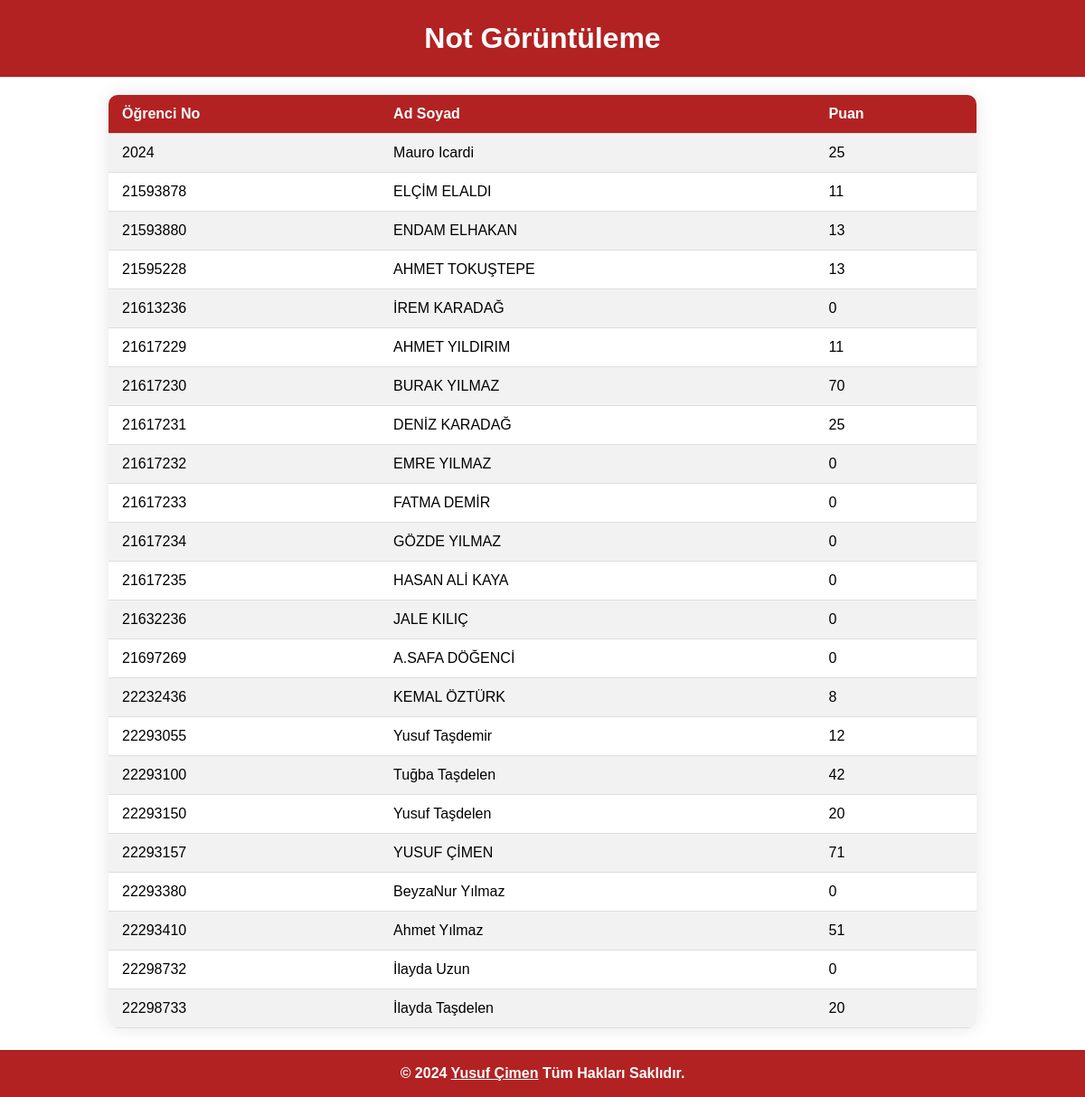
Screenshot of /notGoruntule.php with the database file from the repository.
### tables this page shows
CREATE TABLE `ogrenciler` (
  `Egitim_Ogretim_Donemi` varchar(20) NOT NULL,
  `Ogrenci_No` int(10) NOT NULL,
  `Ogrenci_Ad_Soyad` varchar(50) NOT NULL,
  `Proje_Id` int(11) NOT NULL,
  `Proje_Ad` varchar(150) DEFAULT NULL,
  `Puan` int(11) DEFAULT NULL,
  `Juri_1` varchar(50) NOT NULL,
  `Juri_2` varchar(50) NOT NULL,
  `Juri_3` varchar(50) NOT NULL,
  `Juri_4` varchar(50) NOT NULL
);

### notGoruntule.php (the view, shortened to what this page needs)
<!DOCTYPE html>
<html lang="en">
<head>
</head>
<body>
  <header>
    <h1>Not Görüntüleme</h1>
  </header>
  <main>
    <?php
    include "veritabani.php";
    $komut = "SELECT Ogrenci_No, Ogrenci_Ad_Soyad, Puan FROM ogrenciler";
    $veriler = $baglanti->query($komut);
    echo "
    <table>
    <tr>
      <th>Öğrenci No</th>
      <th>Ad Soyad</th>
      <th>Puan</th>
    </tr>";
    while($satir = $veriler->fetch_assoc()){
      echo "
      <tr>
       <td>". $satir["Ogrenci_No"]."</td>".
       "<td>".$satir["Ogrenci_Ad_Soyad"]."</td>".
       "<td>".$satir["Puan"]."</td>".
      "</tr>";
    }
    echo "</table>";
    ?>
  </main>
  <footer class="footer">
      <p>&copy; 2024 <a href="http://www.yusufcimen.com.tr/" target="_blank" style="color: white;"><b>Yusuf Çimen</b></a> Tüm Hakları Saklıdır.</p>
  </footer>
</body>
</html>

### notGoruntule.php (style rules this page uses)
body { margin: 0; font-family: Arial, sans-serif; }
h1 { margin: 0; padding: 2%; background-color: firebrick; color: white; text-align: center; font-size: 2rem; }
main { margin-top: 20px; display: flex; justify-content: center; }
table { width: 80%; border-collapse: collapse; border-radius: 10px; overflow: hidden; box-shadow: 0 0 20px rgba(0, 0, 0, 0.1); }
th, td { padding: 12px 15px; text-align: left; border-bottom: 1px solid #ddd; }
th { background-color: firebrick; color: white; }
tr:nth-child(even) { background-color: #f2f2f2; }
.footer { background-color: firebrick; padding: 1px; color: white; text-align: center; font-weight: bold; margin-top: 2%; }

### rows the page displays
ogrenciler: Ogrenci_No "2024", Ogrenci_Ad_Soyad "Mauro Icardi", Puan "25"
ogrenciler: Ogrenci_No "21593878", Ogrenci_Ad_Soyad "ELÇİM ELALDI", Puan "11"
ogrenciler: Ogrenci_No "21593880", Ogrenci_Ad_Soyad "ENDAM ELHAKAN", Puan "13"
ogrenciler: Ogrenci_No "21595228", Ogrenci_Ad_Soyad "AHMET TOKUŞTEPE", Puan "13"
ogrenciler: Ogrenci_No "21613236", Ogrenci_Ad_Soyad "İREM KARADAĞ", Puan "0"
ogrenciler: Ogrenci_No "21617229", Ogrenci_Ad_Soyad "AHMET YILDIRIM", Puan "11"
ogrenciler: Ogrenci_No "21617230", Ogrenci_Ad_Soyad "BURAK YILMAZ", Puan "70"
ogrenciler: Ogrenci_No "21617231", Ogrenci_Ad_Soyad "DENİZ KARADAĞ", Puan "25"
ogrenciler: Ogrenci_No "21617232", Ogrenci_Ad_Soyad "EMRE YILMAZ", Puan "0"
ogrenciler: Ogrenci_No "21617233", Ogrenci_Ad_Soyad "FATMA DEMİR", Puan "0"
ogrenciler: Ogrenci_No "21617234", Ogrenci_Ad_Soyad "GÖZDE YILMAZ", Puan "0"
ogrenciler: Ogrenci_No "21617235", Ogrenci_Ad_Soyad "HASAN ALİ KAYA", Puan "0"
ogrenciler: Ogrenci_No "21632236", Ogrenci_Ad_Soyad "JALE KILIÇ", Puan "0"
ogrenciler: Ogrenci_No "21697269", Ogrenci_Ad_Soyad "A.SAFA DÖĞENCİ", Puan "0"
ogrenciler: Ogrenci_No "22232436", Ogrenci_Ad_Soyad "KEMAL ÖZTÜRK", Puan "8"
ogrenciler: Ogrenci_No "22293055", Ogrenci_Ad_Soyad "Yusuf Taşdemir", Puan "12"
ogrenciler: Ogrenci_No "22293100", Ogrenci_Ad_Soyad "Tuğba Taşdelen", Puan "42"
ogrenciler: Ogrenci_No "22293150", Ogrenci_Ad_Soyad "Yusuf Taşdelen", Puan "20"
ogrenciler: Ogrenci_No "22293157", Ogrenci_Ad_Soyad "YUSUF ÇİMEN", Puan "71"
ogrenciler: Ogrenci_No "22293380", Ogrenci_Ad_Soyad "BeyzaNur Yılmaz", Puan "0"
ogrenciler: Ogrenci_No "22293410", Ogrenci_Ad_Soyad "Ahmet Yılmaz", Puan "51"
ogrenciler: Ogrenci_No "22298732", Ogrenci_Ad_Soyad "İlayda Uzun", Puan "0"
ogrenciler: Ogrenci_No "22298733", Ogrenci_Ad_Soyad "İlayda Taşdelen", Puan "20"
